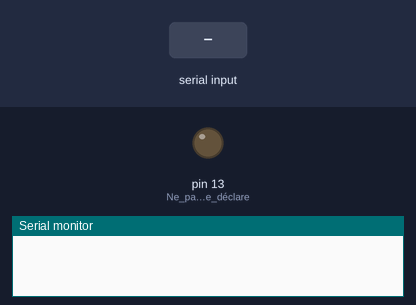
A sketch run on a simulated Arduino Uno, built with avr-gcc and run on an emulated ATmega328P. Shown: output pins drawn as LEDs (lit = HIGH), the last lines printed to the serial monitor. The inputs (shaded band) are chosen by the test bench.

Above: at 1.2 s.
1.3 s: "1" received over Serial
At 2.1 s:
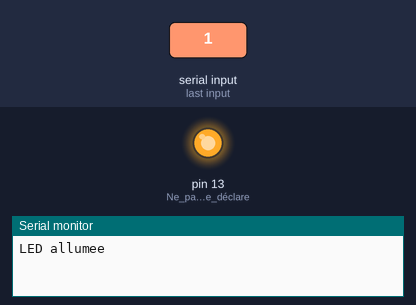
2.8 s: "0" received over Serial
At 3.3 s:
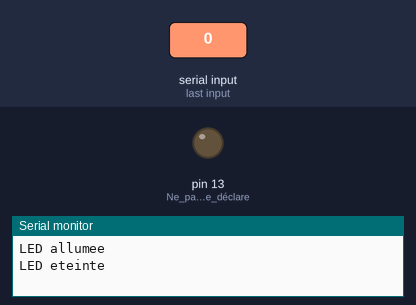
Timing chart, 0 to 5.8 s (numbered marks = the images above; inputs shaded):
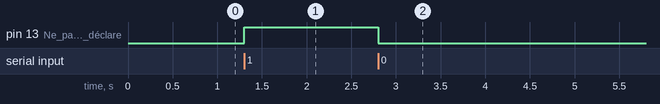

Measured:
- after the input at 1.3 s, pin 13 (Ne_pas_oublier_de_déclare): LOW → HIGH at once
- after the input at 2.8 s, pin 13 (Ne_pas_oublier_de_déclare): HIGH → LOW at once

The sketch:

lecture_serial_arduino.ino
```cpp
int incomingByte = 0;

void setup() {
  Serial.begin(9600);
  pinMode(LED_BUILTIN, OUTPUT); // Ne pas oublier de déclarer la LED en sortie !
}

void loop() {
  if (Serial.available() > 0) {
    incomingByte = Serial.read();

    // Comparaison avec les caractères ASCII '1' et '0'
    if (incomingByte == '1') {
      digitalWrite(LED_BUILTIN, HIGH);
      Serial.println("LED allumee");
    }
    else if (incomingByte == '0') {
      digitalWrite(LED_BUILTIN, LOW);
      Serial.println("LED eteinte");
    }
  }
}
```
